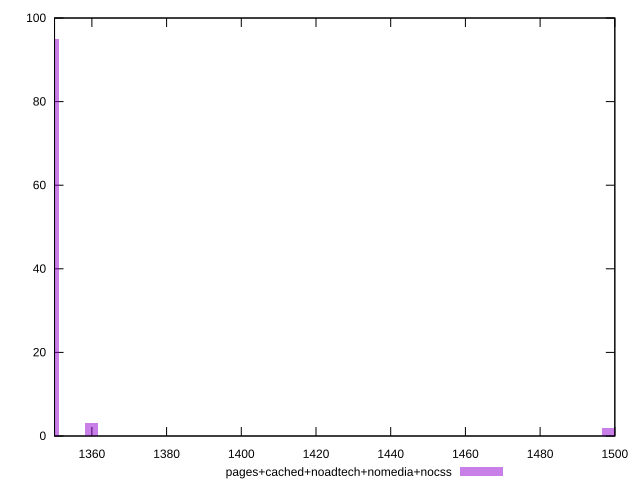

This chart was generated by the following gnuplot code:
reset

$pagesCachedNoadtechNomediaNocss <<EOF
1349.307753107888 95
1359.960182737687 3
1498.4417679250755 2
EOF

set key outside below
set boxwidth 3.550809876599705
set xrange [1350:1500]
set yrange [0:100]
set trange [0:100]
set style fill transparent solid 0.5 noborder
set terminal svg size 640, 490 enhanced background rgb 'white'
set output "report_0_00242021-02-20T12:25:28.543Z/uses-text-compression/comparison/histogram/4_vs_5.svg"

plot $pagesCachedNoadtechNomediaNocss title "pages+cached+noadtech+nomedia+nocss" with boxes

reset
